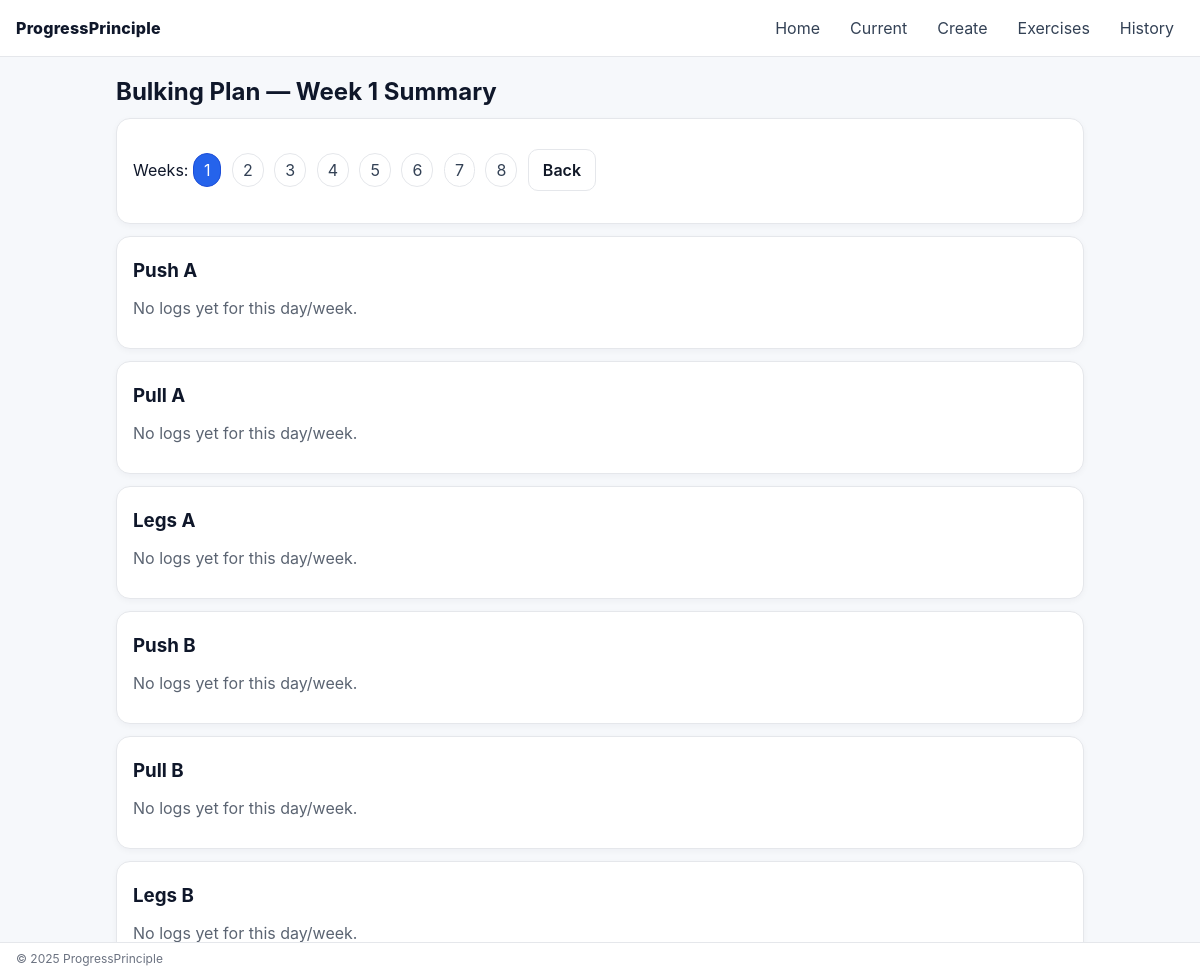
/program/1/week/1, run on the app's committed database.
### app.py (models this page shows)
class Program(db.Model):
    id = db.Column(db.Integer, primary_key=True)
    name = db.Column(db.String(64), nullable=False)
    days_per_week = db.Column(db.Integer, nullable=False)
    target_rir = db.Column(db.Integer, nullable=False)
    duration_weeks = db.Column(db.Integer, nullable=False)
    deload = db.Column(db.Boolean, default=False)
    deload_week = db.Column(db.Integer, nullable=True)   # NEW: optional scheduled deload week
    start_date = db.Column(db.Date, default=date.today)
    status = db.Column(db.String(16), default="active")  # active | archived
    locked = db.Column(db.Boolean, default=False)        # lock exercise selection when started
    created_at = db.Column(db.DateTime, default=datetime.utcnow)

class ProgramDay(db.Model):
    id = db.Column(db.Integer, primary_key=True)
    program_id = db.Column(db.Integer, db.ForeignKey("program.id"), nullable=False)
    day_index = db.Column(db.Integer, nullable=False)  # 0..N-1
    day_name = db.Column(db.String(32), nullable=False)

### app.py (the view)
@app.route("/program/<int:program_id>/week/<int:week>")
def view_program_week(program_id, week):
    prog = Program.query.get_or_404(program_id)
    if week < 1 or week > prog.duration_weeks:
        flash("Invalid week."); return redirect(url_for("current_program"))
    days = ProgramDay.query.filter_by(program_id=prog.id).order_by(ProgramDay.day_index).all()
    summary = []
    for d in days:
        wkts = Workout.query.filter_by(program_day_id=d.id, week_number=week).order_by(Workout.date.asc()).all()
        exercise_map = {}
        for w in wkts:
            sets = SetLog.query.filter_by(workout_id=w.id).order_by(SetLog.exercise_id, SetLog.set_number).all()
            for s in sets:
                exercise_map.setdefault(s.exercise, []).append(s)
        exercise_items = sorted(exercise_map.items(), key=lambda kv: kv[0].name.lower())
        summary.append((d, exercise_items))
    weeks = list(range(1, prog.duration_weeks + 1))
    current_wk = get_current_week(prog)
    return render_template("week_summary.html",
        program=prog, week=week, days_summary=summary,
        weeks=weeks, current_week=current_wk
    )

### app.py (called while the page is built)
def get_current_week(program: Program) -> int:
    if not program.start_date: return 1
    days = (date.today() - program.start_date).days
    return max(1, min((days // 7) + 1, program.duration_weeks))

### templates/week_summary.html
{% extends "base.html" %}
{% block content %}
<h2>{{ program.name }} — Week {{ week }} Summary</h2>
<div class="card">
  <p>
    Weeks:
    {% for w in weeks %}
      <a class="chip {% if w == week %}chip-active{% endif %}" href="{{ url_for('view_program_week', program_id=program.id, week=w) }}">{{ w }}</a>
    {% endfor %}
    <a class="btn" href="{{ url_for('current_program') }}">Back</a>
  </p>
</div>
{% for d, ex_items in days_summary %}
  <div class="card">
    <h3>{{ d.day_name }}</h3>
    {% if ex_items %}
      <ul class="bullets">
        {% for ex, sets in ex_items %}
          <li>
            <strong>{{ ex.name }}</strong>
            <ul class="bullets">
              {% for s in sets %}
                <li>Set {{ s.set_number }}: {{ s.reps }} reps @ {{ s.weight }}
                  {% if s.target_reps %} (target {{ s.target_reps }}){% endif %}
                  {% if s.progressed is not none %} — {% if s.progressed %}<span class="good">progress</span>{% else %}<span class="bad">no progress</span>{% endif %}{% endif %}
                </li>
              {% endfor %}
            </ul>
          </li>
        {% endfor %}
      </ul>
    {% else %}
      <p class="muted">No logs yet for this day/week.</p>
    {% endif %}
  </div>
{% endfor %}
{% endblock %}

### static/styles.css (style rules this page uses)
:root { --bg:#f6f8fb; --panel:#ffffff; --muted:#5b6472; --text:#0f172a; --border:#e5e7eb; --accent:#2563eb; --accent2:#22c55e; --danger:#ef4444; --ok:#16a34a; }
* { box-sizing:border-box }
html,body { height:100% }
body { font-family: Inter, -apple-system, system-ui, Arial; margin:0; background:var(--bg); color:var(--text); }
h1,h2,h3 { margin:8px 0 8px; }
.muted { color:var(--muted); }
.card { background:var(--panel); border:1px solid var(--border); border-radius:14px; padding:14px 16px; margin:12px 0; box-shadow: 0 2px 6px rgba(15,23,42,0.04); }
.chip { display:inline-block; padding:6px 10px; border-radius:999px; border:1px solid var(--border); color:#334155; text-decoration:none; margin: 0 6px 6px 0; }
.chip-active { background:#2563eb; border-color:#1d4ed8; color:#fff; }
.btn, .btn-primary { display:inline-block; text-decoration:none; cursor:pointer; padding:10px 14px; border-radius:10px; border:1px solid var(--border); background:#fff; color:#111827; font-weight:600; }

### data on the page
Program: name "Bulking Plan"
ProgramDay: day_name "Push A"
ProgramDay: day_name "Pull A"
ProgramDay: day_name "Legs A"
ProgramDay: day_name "Push B"
ProgramDay: day_name "Pull B"
ProgramDay: day_name "Legs B"

### other printed values
{{ week }} "1"
{{ w }} "1" "2" "3" "4" "5" "6" "7" "8"
{{ 2025 }} "2025"
